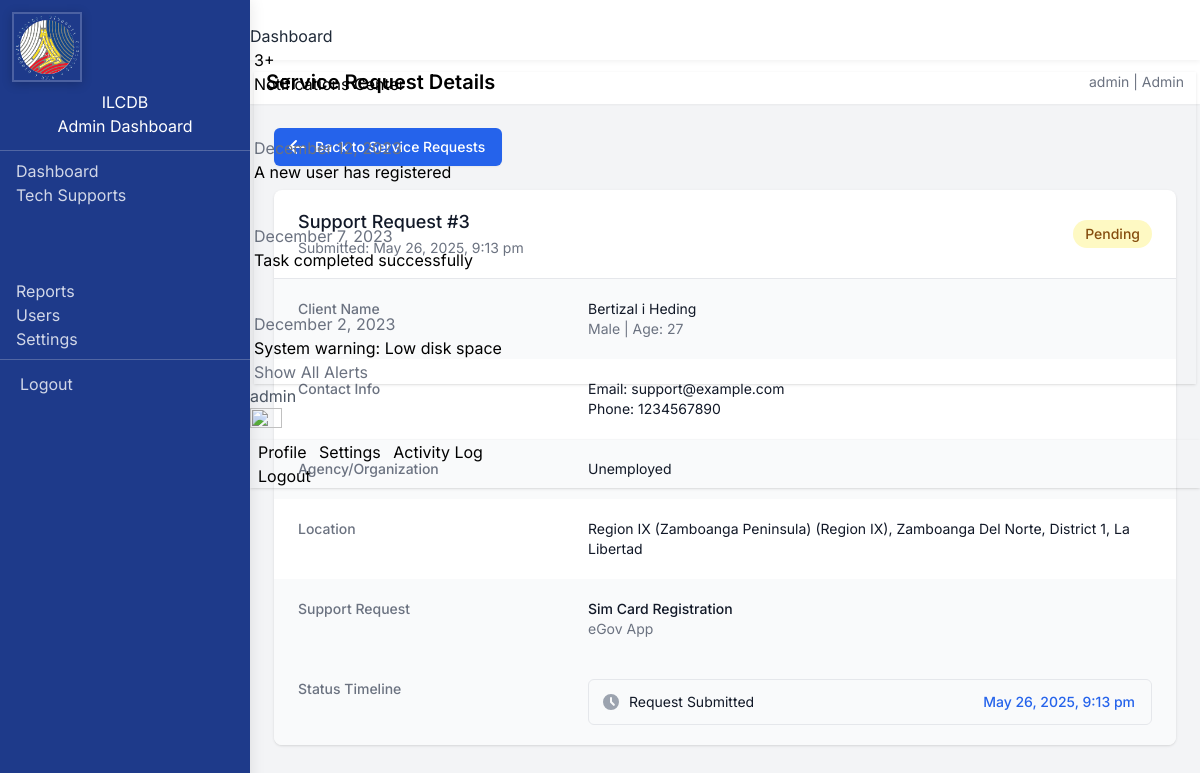
The app's page /admin/view-request.php?id=3 (signed in) with its own data.
### tables this page shows
CREATE TABLE `tech_support_requests` (
  `id` int(11) NOT NULL,
  `client_id` int(11) NOT NULL,
  `support_type` varchar(100) NOT NULL,
  `subject` varchar(255) DEFAULT NULL,
  `message` text NOT NULL,
  `issue_description` text NOT NULL,
  `date_requested` timestamp NOT NULL DEFAULT current_timestamp(),
  `date_assisted` timestamp NULL DEFAULT NULL,
  `date_resolved` timestamp NULL DEFAULT NULL,
  `assisted_by_id` int(11) DEFAULT NULL,
  `status` enum('Pending','In Progress','Resolved','Cancelled') DEFAULT 'Pending',
  `remarks` text DEFAULT NULL,
  `created_at` timestamp NOT NULL DEFAULT current_timestamp(),
  `updated_at` timestamp NOT NULL DEFAULT current_timestamp() ON UPDATE current_timestamp()
);

CREATE TABLE `clients` (
  `id` int(11) NOT NULL,
  `firstname` varchar(50) NOT NULL,
  `surname` varchar(50) NOT NULL,
  `middle_initial` char(1) DEFAULT NULL,
  `client_name` varchar(100) NOT NULL,
  `agency` varchar(100) NOT NULL,
  `gender` varchar(10) NOT NULL,
  `birthdate` date NOT NULL,
  `region` varchar(50) NOT NULL,
  `region_id` int(11) DEFAULT NULL,
  `province_id` int(11) DEFAULT NULL,
  `district_id` int(11) DEFAULT NULL,
  `municipality_id` int(11) DEFAULT NULL,
  `email` varchar(255) DEFAULT NULL,
  `phone` varchar(50) DEFAULT NULL,
  `created_at` timestamp NOT NULL DEFAULT current_timestamp()
);

### admin/view-request.php (the view, shortened to what this page needs)
<?php
require_once '../includes/crud_operations.php';
$id = (int)$_GET['id'];
$sql = "SELECT tsr.*,
        c.firstname, c.surname, c.middle_initial, c.email, c.phone,
        c.agency, c.gender, c.birthdate,
        r.region_name, r.region_code,
        p.province_name, p.province_code,
        d.district_name, d.district_code,
        m.municipality_name, m.municipality_code,
        TIMESTAMPDIFF(YEAR, c.birthdate, CURDATE()) as age
        FROM tech_support_requests tsr
        LEFT JOIN clients c ON tsr.client_id = c.id
        LEFT JOIN regions r ON c.region_id = r.id
        LEFT JOIN provinces p ON c.province_id = p.id
        LEFT JOIN districts d ON c.district_id = d.id
        LEFT JOIN municipalities m ON c.municipality_id = m.id
        WHERE tsr.id = ?";
$stmt = $conn->prepare($sql);
$stmt->bind_param("i", $id);
$stmt->execute();
$result = $stmt->get_result();
$request = $result->fetch_assoc();
$fullname = trim($request['firstname'] . ' ' .
    ($request['middle_initial'] ? $request['middle_initial'] . ' ' : '') .
    $request['surname']);
$location_parts = array_filter([
    $request['region_name'] . (!empty($request['region_code']) ? ' (' . $request['region_code'] . ')' : ''),
    $request['province_name'],
    $request['district_name'],
    $request['municipality_name']
]);
$status_class = 'bg-yellow-100 text-yellow-800';
?>
<!DOCTYPE html>
<html lang="en">
<head>
    <script src="https://cdn.tailwindcss.com"></script>
</head>
<?php include '../admin/includes/sidebar.php'; ?>
<body class="bg-gray-100">
        <div class="flex-1 main-content">
            <div class="bg-white shadow-sm">
                <div class="px-4 py-2 flex justify-between items-center">
                    <h1 class="text-xl font-semibold">Service Request Details</h1>
                    <div>
                        <p class="text-sm text-gray-500">
                            <?php echo $_SESSION['username']; ?> | Admin
                        </p>
                    </div>
                </div>
            </div>
            <div class="p-6">
                <div class="mb-6">
                    <a href="service-requests.php" class="inline-flex items-center px-4 py-2 border border-transparent rounded-md shadow-sm text-sm font-medium text-white bg-blue-600 hover:bg-blue-700 focus:outline-none focus:ring-2 focus:ring-offset-2 focus:ring-blue-500">
                        <svg xmlns="http://www.w3.org/2000/svg" class="-ml-1 mr-2 h-5 w-5" viewBox="0 0 20 20" fill="currentColor">
                            <path fill-rule="evenodd" d="M9.707 16.707a1 1 0 01-1.414 0l-6-6a1 1 0 010-1.414l6-6a1 1 0 011.414 1.414L5.414 9H17a1 1 0 110 2H5.414l4.293 4.293a1 1 0 010 1.414z" clip-rule="evenodd" />
                        </svg>
                        Back to Service Requests
                    </a>
                </div>
                <div class="bg-white shadow overflow-hidden sm:rounded-lg">
                    <div class="px-4 py-5 sm:px-6 flex justify-between items-center">
                        <div>
                            <h3 class="text-lg leading-6 font-medium text-gray-900">Support Request #<?php echo $id; ?></h3>
                            <p class="mt-1 max-w-2xl text-sm text-gray-500">
                                Submitted: <?php echo date('F j, Y, g:i a', strtotime($request['date_requested'])); ?>
                            </p>
                        </div>
                        <div>
                            <span class="inline-flex items-center px-3 py-1 rounded-full text-sm font-medium <?php echo $status_class; ?>">
                                <?php echo $request['status']; ?>
                            </span>
                        </div>
                    </div>
                    <div class="border-t border-gray-200">
                        <dl>
                            <div class="bg-gray-50 px-4 py-5 sm:grid sm:grid-cols-3 sm:gap-4 sm:px-6">
                                <dt class="text-sm font-medium text-gray-500">Client Name</dt>
                                <dd class="mt-1 text-sm text-gray-900 sm:mt-0 sm:col-span-2">
                                    <?php echo htmlspecialchars($fullname); ?>
                                    <div class="text-sm text-gray-500">
                                        <?php echo htmlspecialchars($request['gender']); ?> |
                                        Age: <?php echo $request['age']; ?>
                                    </div>
                                </dd>
                            </div>
                            <div class="bg-white px-4 py-5 sm:grid sm:grid-cols-3 sm:gap-4 sm:px-6">
                                <dt class="text-sm font-medium text-gray-500">Contact Info</dt>
                                <dd class="mt-1 text-sm text-gray-900 sm:mt-0 sm:col-span-2">
                                    <div>Email: <?php echo htmlspecialchars($request['email']); ?></div>
                                    <div>Phone: <?php echo htmlspecialchars($request['phone']); ?></div>
                                </dd>
                            </div>
                            <div class="bg-gray-50 px-4 py-5 sm:grid sm:grid-cols-3 sm:gap-4 sm:px-6">
                                <dt class="text-sm font-medium text-gray-500">Agency/Organization</dt>
                                <dd class="mt-1 text-sm text-gray-900 sm:mt-0 sm:col-span-2"><?php echo htmlspecialchars($request['agency']); ?></dd>
                            </div>
                            <div class="bg-white px-4 py-5 sm:grid sm:grid-cols-3 sm:gap-4 sm:px-6">
                                <dt class="text-sm font-medium text-gray-500">Location</dt>
                                <dd class="mt-1 text-sm text-gray-900 sm:mt-0 sm:col-span-2">
                                    <?php echo !empty($location_parts) ? implode(', ', $location_parts) : 'Not specified'; ?>
                                </dd>
                            </div>
                            <div class="bg-gray-50 px-4 py-5 sm:grid sm:grid-cols-3 sm:gap-4 sm:px-6">
                                <dt class="text-sm font-medium text-gray-500">Support Request</dt>
                                <dd class="mt-1 text-sm text-gray-900 sm:mt-0 sm:col-span-2">
                                    <div class="font-medium"><?php echo htmlspecialchars($request['support_type']); ?></div>
                                    <div class="text-gray-500"><?php echo htmlspecialchars($request['subject']); ?></div>
                                </dd>
                            </div>
                            <div class="bg-gray-50 px-4 py-5 sm:grid sm:grid-cols-3 sm:gap-4 sm:px-6">
                                <dt class="text-sm font-medium text-gray-500">Status Timeline</dt>
                                <dd class="mt-1 text-sm text-gray-900 sm:mt-0 sm:col-span-2">
                                    <ul class="border border-gray-200 rounded-md divide-y divide-gray-200">
                                        <li class="pl-3 pr-4 py-3 flex items-center justify-between text-sm">
                                            <div class="w-0 flex-1 flex items-center">
                                                <svg class="flex-shrink-0 h-5 w-5 text-gray-400" xmlns="http://www.w3.org/2000/svg" viewBox="0 0 20 20" fill="currentColor">
                                                    <path fill-rule="evenodd" d="M10 18a8 8 0 100-16 8 8 0 000 16zm1-12a1 1 0 10-2 0v4a1 1 0 00.293.707l2.828 2.829a1 1 0 101.415-1.415L11 9.586V6z" clip-rule="evenodd" />
                                                </svg>
                                                <span class="ml-2 flex-1 w-0 truncate">
                                                    Request Submitted
                                                </span>
                                            </div>
                                            <div class="ml-4 flex-shrink-0">
                                                <span class="font-medium text-blue-600 hover:text-blue-500">
                                                    <?php echo date('F j, Y, g:i a', strtotime($request['date_requested'])); ?>
                                                </span>
                                            </div>
                                        </li>
                                    </ul>
                                </dd>
                            </div>
                        </dl>
                    </div>
                </div>
            </div>
        </div>
    </div>
</body>
</html>

### admin/view-request.php (style rules this page uses)
body { font-family: 'Inter', sans-serif; }
.main-content { height: 100vh; overflow-y: auto; max-width: 100%; }

### admin/includes/sidebar.php (style rules this page uses)
:root { --sidebar-width: 250px; --sidebar-collapsed-width: 70px; --sidebar-bg: #1e3a8a; --sidebar-color: #fff; --topbar-height: 60px; }

### records on screen
tech_support_requests: date_requested "May 26, 2025, 9:13 pm", status "Pending", client.surname "Bertizal i Heding", client.gender "Male", client.email "support@example.com", client.phone "1234567890", client.agency "Unemployed", support_type "Sim Card Registration", subject "eGov App"

### other values on screen
$_SESSION['username'] "admin"
$id "3"
$request['age'] "27"
implode(', ', $location_parts) "Region IX (Zamboanga Peninsula) (Region IX), Zamboanga Del Norte, District 1, La Libertad"
